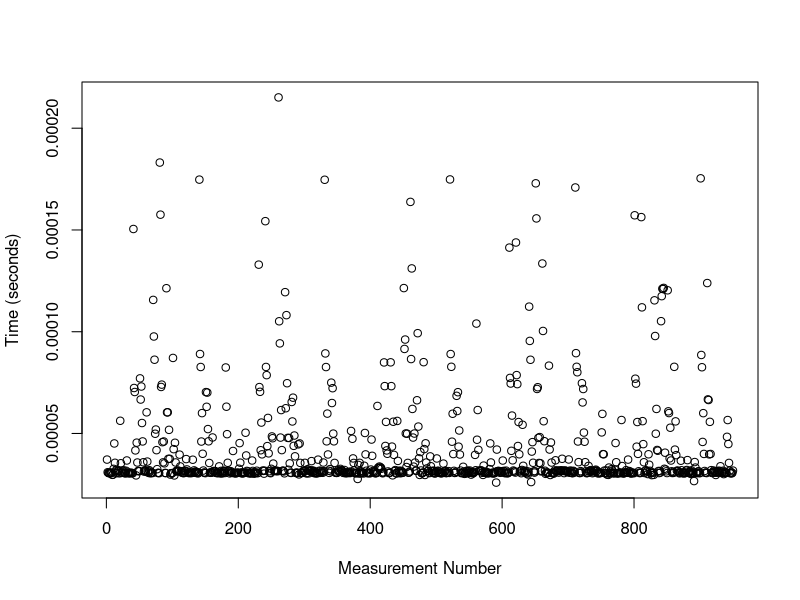
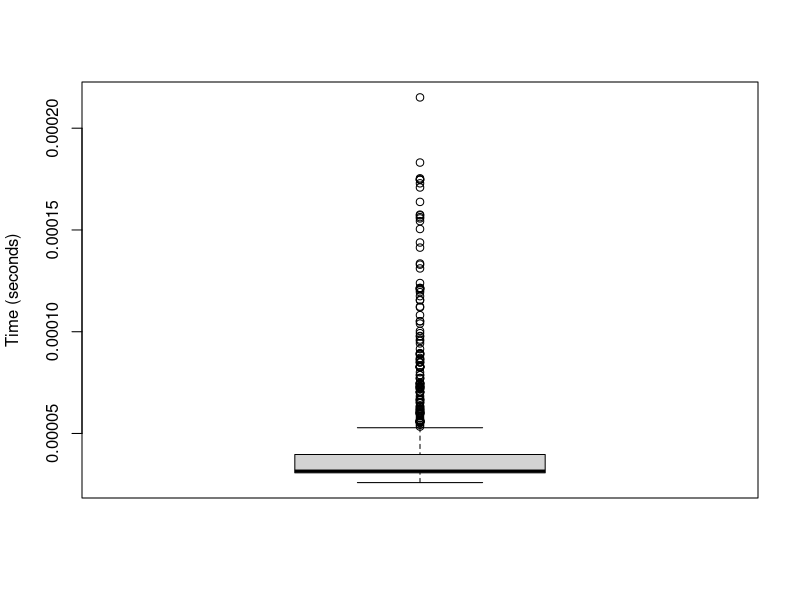
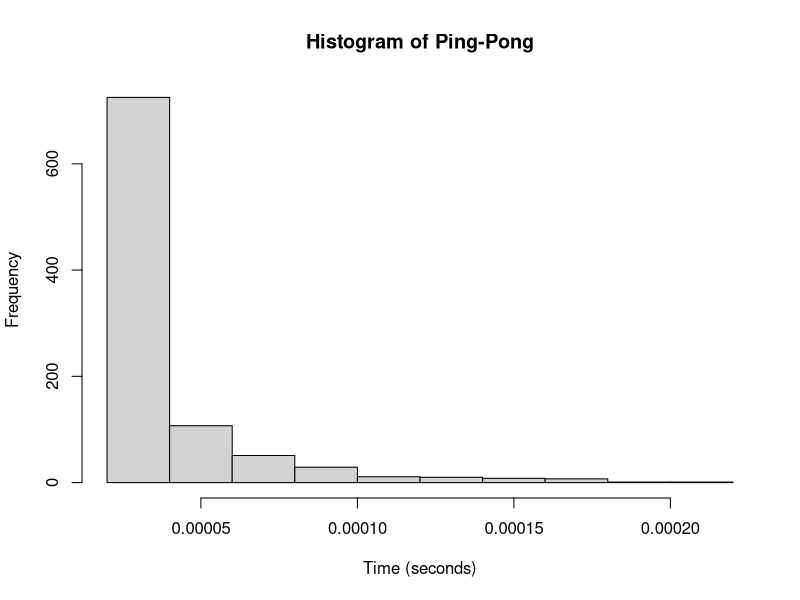

Source code (R) for these figures, in order:
## ---- chunk 1
df <- read.csv("PP_size_3.csv", header=TRUE, col.names=c("time"))
head(df);
## ---- chunk 2
plot(df$time, ylab="Time (seconds)", xlab="Measurement Number");
## ---- chunk 3
summary(df$time);
## ---- chunk 4
boxplot(df$time, ylab="Time (seconds)")
## ---- chunk 5
hist(df$time, breaks=7, xlab="Time (seconds)", main="Histogram of Ping-Pong")
## ---- chunk 6
sd(df$time)
## ---- chunk 7
mean(df$time)
sd(df$time)
